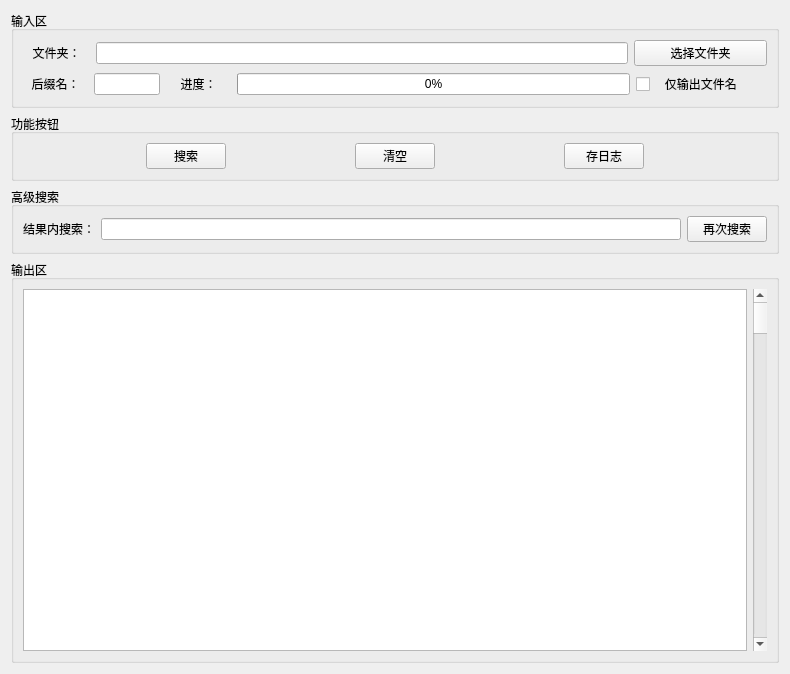
<?xml version="1.0" encoding="UTF-8"?>
<ui version="4.0">
 <class>Form</class>
 <widget class="QWidget" name="Form">
  <property name="geometry">
   <rect>
    <x>0</x>
    <y>0</y>
    <width>790</width>
    <height>674</height>
   </rect>
  </property>
  <property name="windowTitle">
   <string>Form</string>
  </property>
  <layout class="QVBoxLayout" name="verticalLayout_4">
   <item>
    <widget class="QGroupBox" name="groupBox">
     <property name="title">
      <string>输入区</string>
     </property>
     <layout class="QVBoxLayout" name="verticalLayout">
      <item>
       <layout class="QHBoxLayout" name="horizontalLayout" stretch="1,8,2">
        <item>
         <widget class="QLabel" name="label">
          <property name="text">
           <string>文件夹：</string>
          </property>
          <property name="alignment">
           <set>Qt::AlignCenter</set>
          </property>
         </widget>
        </item>
        <item>
         <widget class="QLineEdit" name="edit_filename"/>
        </item>
        <item>
         <widget class="QPushButton" name="pushButton">
          <property name="text">
           <string>选择文件夹</string>
          </property>
         </widget>
        </item>
       </layout>
      </item>
      <item>
       <layout class="QHBoxLayout" name="horizontalLayout_2" stretch="1,1,1,6,2">
        <item>
         <widget class="QLabel" name="label_2">
          <property name="text">
           <string>后缀名：</string>
          </property>
          <property name="alignment">
           <set>Qt::AlignCenter</set>
          </property>
         </widget>
        </item>
        <item>
         <widget class="QLineEdit" name="edit_suffix"/>
        </item>
        <item>
         <widget class="QLabel" name="label_3">
          <property name="frameShape">
           <enum>QFrame::NoFrame</enum>
          </property>
          <property name="text">
           <string>进度：</string>
          </property>
          <property name="alignment">
           <set>Qt::AlignCenter</set>
          </property>
         </widget>
        </item>
        <item>
         <widget class="QProgressBar" name="progressBar">
          <property name="value">
           <number>0</number>
          </property>
          <property name="alignment">
           <set>Qt::AlignCenter</set>
          </property>
         </widget>
        </item>
        <item>
         <widget class="QCheckBox" name="check_onlyname">
          <property name="mouseTracking">
           <bool>true</bool>
          </property>
          <property name="tabletTracking">
           <bool>false</bool>
          </property>
          <property name="focusPolicy">
           <enum>Qt::NoFocus</enum>
          </property>
          <property name="contextMenuPolicy">
           <enum>Qt::DefaultContextMenu</enum>
          </property>
          <property name="layoutDirection">
           <enum>Qt::LeftToRight</enum>
          </property>
          <property name="text">
           <string>   仅输出文件名</string>
          </property>
         </widget>
        </item>
       </layout>
      </item>
     </layout>
    </widget>
   </item>
   <item>
    <widget class="QGroupBox" name="groupBox_3">
     <property name="title">
      <string>功能按钮</string>
     </property>
     <layout class="QVBoxLayout" name="verticalLayout_2">
      <item>
       <layout class="QHBoxLayout" name="horizontalLayout_3">
        <item>
         <spacer name="horizontalSpacer">
          <property name="orientation">
           <enum>Qt::Horizontal</enum>
          </property>
          <property name="sizeHint" stdset="0">
           <size>
            <width>40</width>
            <height>20</height>
           </size>
          </property>
         </spacer>
        </item>
        <item>
         <widget class="QPushButton" name="btn_search">
          <property name="text">
           <string>搜索</string>
          </property>
         </widget>
        </item>
        <item>
         <spacer name="horizontalSpacer_3">
          <property name="orientation">
           <enum>Qt::Horizontal</enum>
          </property>
          <property name="sizeHint" stdset="0">
           <size>
            <width>40</width>
            <height>20</height>
           </size>
          </property>
         </spacer>
        </item>
        <item>
         <widget class="QPushButton" name="btn_clear">
          <property name="text">
           <string>清空</string>
          </property>
         </widget>
        </item>
        <item>
         <spacer name="horizontalSpacer_4">
          <property name="orientation">
           <enum>Qt::Horizontal</enum>
          </property>
          <property name="sizeHint" stdset="0">
           <size>
            <width>40</width>
            <height>20</height>
           </size>
          </property>
         </spacer>
        </item>
        <item>
         <widget class="QPushButton" name="btn_saveLog">
          <property name="text">
           <string>存日志</string>
          </property>
          <property name="icon">
           <iconset theme="bold">
            <normaloff>.</normaloff>.</iconset>
          </property>
          <property name="checkable">
           <bool>true</bool>
          </property>
          <property name="checked">
           <bool>false</bool>
          </property>
          <property name="autoExclusive">
           <bool>true</bool>
          </property>
         </widget>
        </item>
        <item>
         <spacer name="horizontalSpacer_2">
          <property name="orientation">
           <enum>Qt::Horizontal</enum>
          </property>
          <property name="sizeHint" stdset="0">
           <size>
            <width>40</width>
            <height>20</height>
           </size>
          </property>
         </spacer>
        </item>
       </layout>
      </item>
     </layout>
    </widget>
   </item>
   <item>
    <widget class="QGroupBox" name="groupBox_5">
     <property name="minimumSize">
      <size>
       <width>20</width>
       <height>50</height>
      </size>
     </property>
     <property name="title">
      <string>高级搜索</string>
     </property>
     <layout class="QVBoxLayout" name="verticalLayout_7">
      <item>
       <layout class="QHBoxLayout" name="horizontalLayout_6" stretch="1,8,1">
        <item>
         <widget class="QLabel" name="label_4">
          <property name="text">
           <string>结果内搜索：</string>
          </property>
         </widget>
        </item>
        <item>
         <widget class="QLineEdit" name="edit_re_search"/>
        </item>
        <item>
         <widget class="QPushButton" name="btn_re_search">
          <property name="text">
           <string>再次搜索</string>
          </property>
         </widget>
        </item>
       </layout>
      </item>
     </layout>
    </widget>
   </item>
   <item>
    <widget class="QGroupBox" name="groupBox_2">
     <property name="title">
      <string>输出区</string>
     </property>
     <layout class="QHBoxLayout" name="horizontalLayout_4">
      <item>
       <widget class="QTextBrowser" name="content_show">
        <property name="styleSheet">
         <string notr="true">QPlainTextEdit{
	backgroud-color:rgb(255, 255, 127);
	color:rgb(85, 255, 0);
}</string>
        </property>
       </widget>
      </item>
      <item>
       <widget class="QScrollBar" name="verticalScrollBar">
        <property name="orientation">
         <enum>Qt::Vertical</enum>
        </property>
       </widget>
      </item>
     </layout>
    </widget>
   </item>
  </layout>
 </widget>
 <resources>
  <include location="Resource/ico.qrc"/>
 </resources>
 <connections/>
</ui>
